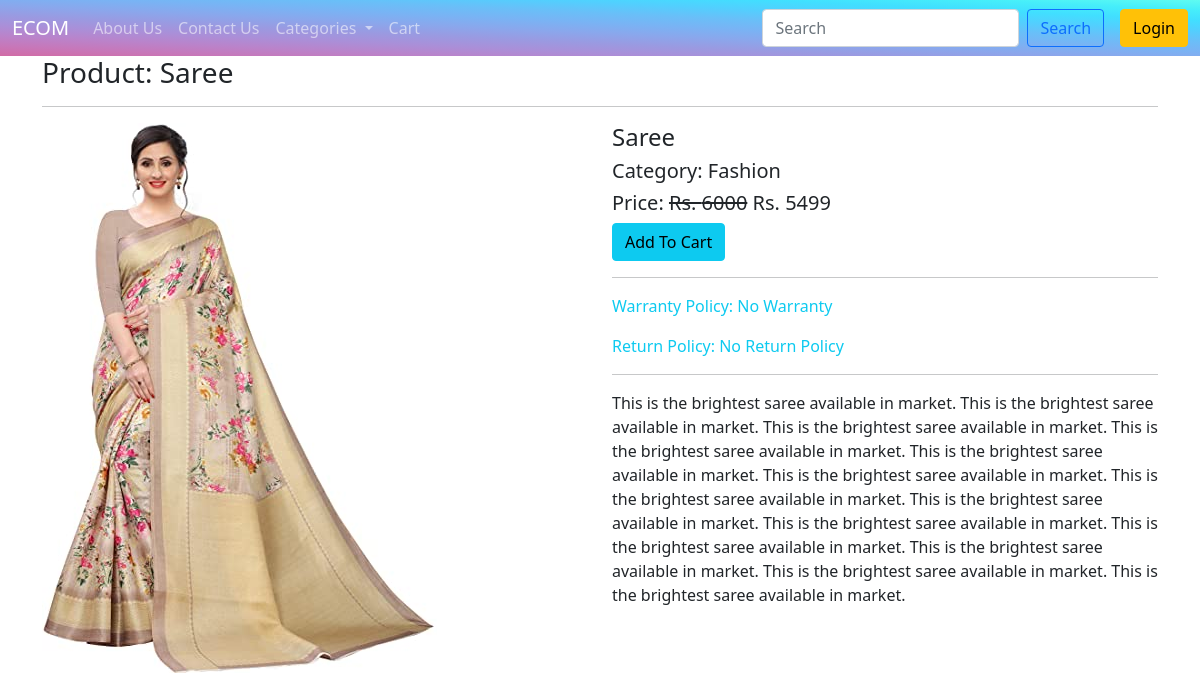
The app's page /product/saree with its own data.
### store/models.py (models this page shows, shortened)
class Product(models.Model):
    title= models.CharField(max_length=255)
    slug= models.SlugField(unique=True)
    category= models.ForeignKey(Category, on_delete=models.CASCADE)
    image= models.ImageField(upload_to='products')
    marked_price= models.PositiveIntegerField()
    selling_price= models.PositiveIntegerField()
    description= models.TextField()
    warranty= models.CharField(max_length=1000, null=True, blank=True)
    return_policy= models.CharField(max_length=1000, null=True, blank=True)

class Category(models.Model):
    title= models.CharField(max_length=255)
    slug= models.SlugField(unique=True)
    class Meta:
        verbose_name_plural= 'categories'
    def __str__(self):
        return self.title

### store/views.py (the view)
# urls.py: path('product/<slug:slug>', views.productDetail, name='product-detail'),
def productDetail(request, slug):
    product= Product.objects.get(slug=slug)
    context= {'product': product}
    return render(request, 'productdetail.html', context)

### store/context_processors.py (called while the page is built)
def categories(request):
    return {
        'categories': Category.objects.all()
    }

### templates/productdetail.html (shortened to what this page needs)
{% extends 'base.html' %}
{% block content%}
    <div class="container">
        <h3>Product: {{product.title}}</h3><hr>
        <div class="row">
            <div class="col-md-6">
                <img src="{{product.image.url}}" alt="" class="img-fluid">
            </div>
            <div class="col-md-6">
                <h4>{{product.title}}</h4>
                <h5>Category: {{product.category}}</h5>
                <h5>Price: <strike>Rs. {{product.marked_price}}</strike> Rs. {{product.selling_price}}</h5>
                <a href="{% url 'addtocart' product.id %}" class="btn btn-info">Add To Cart</a>
                <hr>
                <p class="text-info">Warranty Policy: {{product.warranty}}</p>
                <p class="text-info">Return Policy: {{product.return_policy}}</p>
                <hr>
                <p>{{product.description}}</p>
            </div>
        </div>
    </div>
{% endblock %}

### records on screen
Product: title "Saree", image (picture), category "Fashion", marked_price "6000", selling_price "5499", warranty "No Warranty", return_policy "No Return Policy", description "This is the brightest saree available in market. This is the brightest saree available in market. This is the brightest saree available in market. This is the brightest saree available in market. This is the brightest saree available in market. This is the brightest saree available in market. This is the brightest saree available in market. This is the brightest saree available in market. This is the brightest saree available in market. This is the brightest saree available in market. This is the brightest saree available in market. This is the brightest saree available in market. This is the brightest saree available in market."
